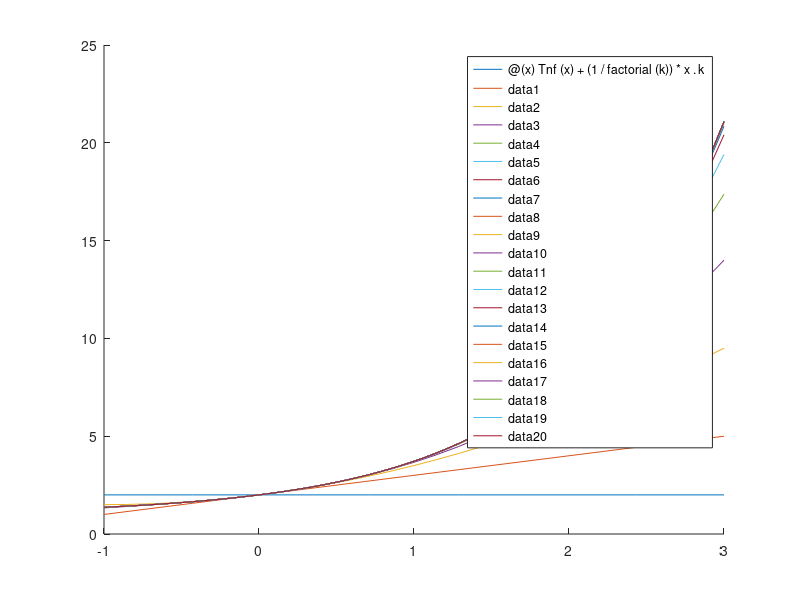

MATLAB code for this plot:
n = 20;

clf; hold on;
Tnf = @(x) ones(size(x));

for k = 0:n
    Tnf = @(x) Tnf(x) + (1/factorial(k))*x.^k;
    fplot(Tnf, [-1, 3]);
end